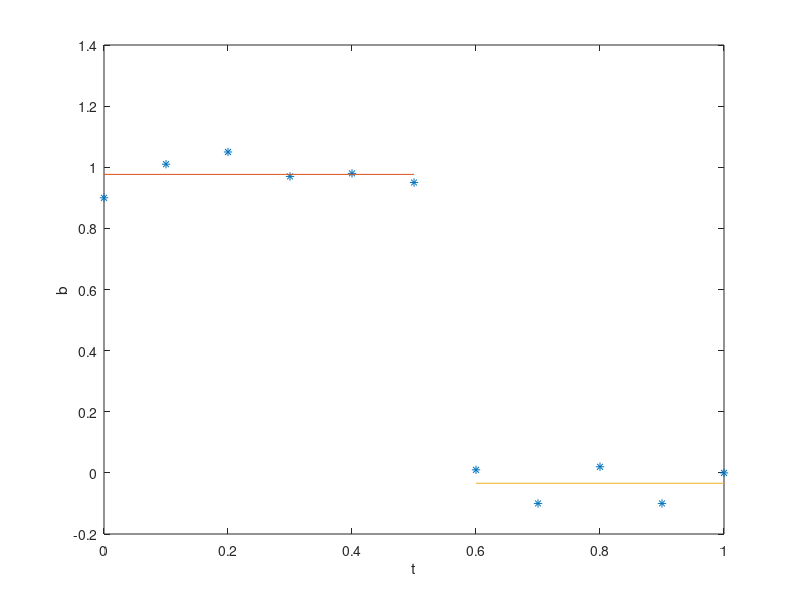

This chart was generated by the following MATLAB code:
function lsfitbyconstant

t = [0.0 0.1 0.2 0.3 0.4 0.5 0.6 0.7 0.8 0.9 1.0]                          % we write t as a vecotor                          
b = [0.9 1.01 1.05 0.97 0.98 0.95 0.01 -0.1 0.02 -0.1 0.0]                 % we write b as a vector
plot(t,b,'*')                                                              % we plot b against t and notice an obvious breakpoint at 0.5
hold on
% the breakpoint should be at t = 0.5

t1 = t(1:6);                                                               % we break t1 along the 0.5
t2 = t(7:11);                                                               
b1 = b(1:6);                                                               % we break b1 along the 0.5
b2 = b(7:11);

% we are already told that this is linear least squares fit by a
% constant,indeed this is the same as the mean of the values

y1 = mean(b1)*ones(1,6);                                                   % the best fit line is the one that is the mean
y2 = mean(b2)*ones(1,5);
plot(t1,y1)
plot(t2,y2)
xlabel('t')
ylabel('b')

hold off


end